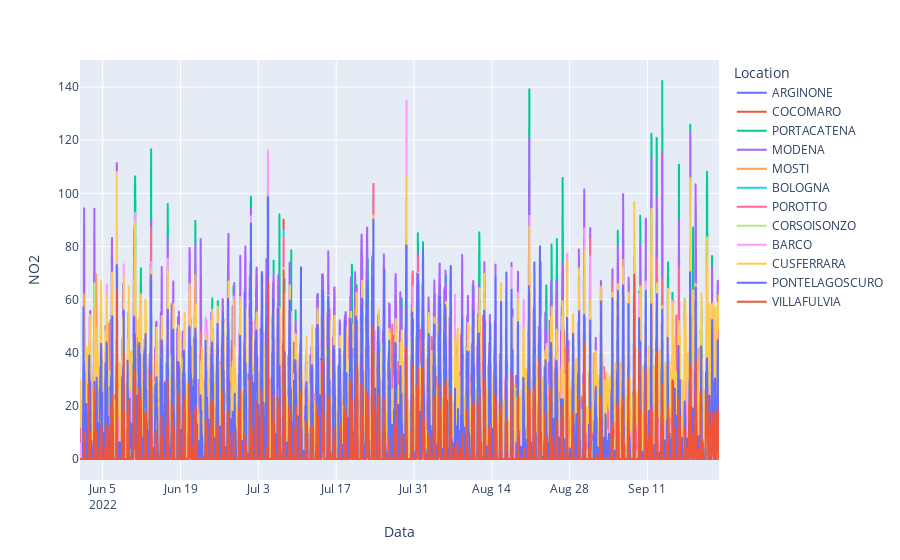

The notebook cell this image was saved under:
### Code cell
px.line(data_frame=df1,x="Data",y="NO2",color="Location")

### Figure 1 — Plotly figure (JSON) as saved in the notebook; plotly's stock layout.template omitted (floating-point values rounded to 4 significant figures; data arrays with more than 128 entries replaced by an {"elided": "..."} marker saying what was removed)
{"data": [{"hovertemplate": "Location=ARGINONE<br>Data=%{x}<br>NO2=%{y}<extra></extra>", "legendgroup": "ARGINONE", "line": {"color": "#636efa", "dash": "solid"}, "marker": {"symbol": "circle"}, "mode": "lines", "name": "ARGINONE", "showlegend": true, "type": "scattergl", "x": {"elided": "2757 str values"}, "xaxis": "x", "y": {"elided": "2757 float values"}, "yaxis": "y"}, {"hovertemplate": "Location=COCOMARO<br>Data=%{x}<br>NO2=%{y}<extra></extra>", "legendgroup": "COCOMARO", "line": {"color": "#EF553B", "dash": "solid"}, "marker": {"symbol": "circle"}, "mode": "lines", "name": "COCOMARO", "showlegend": true, "type": "scattergl", "x": {"elided": "2759 str values"}, "xaxis": "x", "y": {"elided": "2759 float values"}, "yaxis": "y"}, {"hovertemplate": "Location=PORTACATENA<br>Data=%{x}<br>NO2=%{y}<extra></extra>", "legendgroup": "PORTACATENA", "line": {"color": "#00cc96", "dash": "solid"}, "marker": {"symbol": "circle"}, "mode": "lines", "name": "PORTACATENA", "showlegend": true, "type": "scattergl", "x": {"elided": "2754 str values"}, "xaxis": "x", "y": {"elided": "2754 float values"}, "yaxis": "y"}, {"hovertemplate": "Location=MODENA<br>Data=%{x}<br>NO2=%{y}<extra></extra>", "legendgroup": "MODENA", "line": {"color": "#ab63fa", "dash": "solid"}, "marker": {"symbol": "circle"}, "mode": "lines", "name": "MODENA", "showlegend": true, "type": "scattergl", "x": {"elided": "2755 str values"}, "xaxis": "x", "y": {"elided": "2755 float values"}, "yaxis": "y"}, {"hovertemplate": "Location=MOSTI<br>Data=%{x}<br>NO2=%{y}<extra></extra>", "legendgroup": "MOSTI", "line": {"color": "#FFA15A", "dash": "solid"}, "marker": {"symbol": "circle"}, "mode": "lines", "name": "MOSTI", "showlegend": true, "type": "scattergl", "x": {"elided": "2758 str values"}, "xaxis": "x", "y": {"elided": "2758 float values"}, "yaxis": "y"}, {"hovertemplate": "Location=BOLOGNA<br>Data=%{x}<br>NO2=%{y}<extra></extra>", "legendgroup": "BOLOGNA", "line": {"color": "#19d3f3", "dash": "solid"}, "marker": {"symbol": "circle"}, "mode": "lines", "name": "BOLOGNA", "showlegend": true, "type": "scattergl", "x": {"elided": "2754 str values"}, "xaxis": "x", "y": {"elided": "2754 float values"}, "yaxis": "y"}, {"hovertemplate": "Location=POROTTO<br>Data=%{x}<br>NO2=%{y}<extra></extra>", "legendgroup": "POROTTO", "line": {"color": "#FF6692", "dash": "solid"}, "marker": {"symbol": "circle"}, "mode": "lines", "name": "POROTTO", "showlegend": true, "type": "scattergl", "x": {"elided": "2755 str values"}, "xaxis": "x", "y": {"elided": "2755 float values"}, "yaxis": "y"}, {"hovertemplate": "Location=CORSOISONZO<br>Data=%{x}<br>NO2=%{y}<extra></extra>", "legendgroup": "CORSOISONZO", "line": {"color": "#B6E880", "dash": "solid"}, "marker": {"symbol": "circle"}, "mode": "lines", "name": "CORSOISONZO", "showlegend": true, "type": "scattergl", "x": {"elided": "2755 str values"}, "xaxis": "x", "y": {"elided": "2755 float values"}, "yaxis": "y"}, {"hovertemplate": "Location=BARCO<br>Data=%{x}<br>NO2=%{y}<extra></extra>", "legendgroup": "BARCO", "line": {"color": "#FF97FF", "dash": "solid"}, "marker": {"symbol": "circle"}, "mode": "lines", "name": "BARCO", "showlegend": true, "type": "scattergl", "x": {"elided": "2755 str values"}, "xaxis": "x", "y": {"elided": "2755 float values"}, "yaxis": "y"}, {"hovertemplate": "Location=CUSFERRARA<br>Data=%{x}<br>NO2=%{y}<extra></extra>", "legendgroup": "CUSFERRARA", "line": {"color": "#FECB52", "dash": "solid"}, "marker": {"symbol": "circle"}, "mode": "lines", "name": "CUSFERRARA", "showlegend": true, "type": "scattergl", "x": {"elided": "2759 str values"}, "xaxis": "x", "y": {"elided": "2759 float values"}, "yaxis": "y"}, {"hovertemplate": "Location=PONTELAGOSCURO<br>Data=%{x}<br>NO2=%{y}<extra></extra>", "legendgroup": "PONTELAGOSCURO", "line": {"color": "#636efa", "dash": "solid"}, "marker": {"symbol": "circle"}, "mode": "lines", "name": "PONTELAGOSCURO", "showlegend": true, "type": "scattergl", "x": {"elided": "2746 str values"}, "xaxis": "x", "y": {"elided": "2746 float values"}, "yaxis": "y"}, {"hovertemplate": "Location=VILLAFULVIA<br>Data=%{x}<br>NO2=%{y}<extra></extra>", "legendgroup": "VILLAFULVIA", "line": {"color": "#EF553B", "dash": "solid"}, "marker": {"symbol": "circle"}, "mode": "lines", "name": "VILLAFULVIA", "showlegend": true, "type": "scattergl", "x": {"elided": "2755 str values"}, "xaxis": "x", "y": {"elided": "2755 float values"}, "yaxis": "y"}], "layout": {"legend": {"title": {"text": "Location"}, "tracegroupgap": 0}, "margin": {"t": 60}, "xaxis": {"anchor": "y", "domain": [0, 1], "title": {"text": "Data"}}, "yaxis": {"anchor": "x", "domain": [0, 1], "title": {"text": "NO2"}}}}
